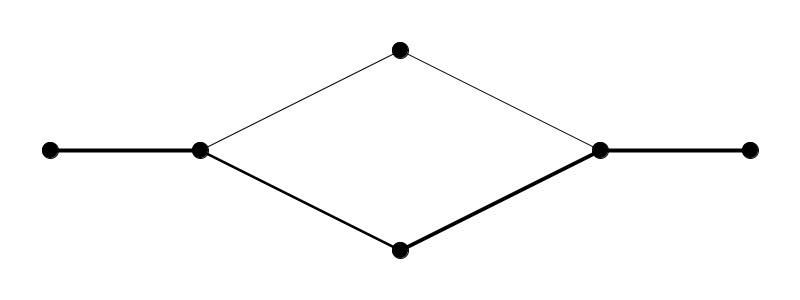
Frame 1 (no input)
Frame 60 (the mouse pressed at the canvas centre just before this capture): identical to frame 1, image omitted
Frame 120 (the mouse held since frame 60 and released just before this capture): identical to frame 1, image omitted

The Processing sketch that drew this single still picture (run headless with seeded random() and noise(); from frame 60 on, the mouse is pressed at the canvas centre):

// Processing sketch: neuronalNetworkDiagram
// ── neuronalNetworkDiagram.pde
Network network;

void setup()
{
    size(800, 300);
    network = new Network(width/2,height/2);
    
    Neuron a = new Neuron(-350, 0);
    Neuron b = new Neuron(-200, 0);
    Neuron c = new Neuron(0, 100);
    Neuron d = new Neuron(0, -100);
    Neuron e = new Neuron(200, 0);
    Neuron f = new Neuron(350, 0);
    
    network.connect(a, b,1);
    network.connect(b, c,random(1));
    network.connect(b, d,random(1));
    network.connect(c, e,random(1));
    network.connect(d, e,random(1));
    network.connect(e, f,1);
    
    network.addNeuron(a);
    network.addNeuron(b);
    network.addNeuron(c);
    network.addNeuron(d);
    network.addNeuron(e);
    network.addNeuron(f);
}

void draw()
{
    background(255);
    network.update();
    network.display();
  
    // Every 30 frames feed in an input
    if (frameCount % 30 == 0)
    {
        network.feedforward(random(1));
    }
}

// ── Connection.pde
class Connection
{
    Neuron from;
    Neuron to;
    float weight;
    // animation variables
    boolean sending = false;
    PVector sender;
    float output;
    
    Connection(Neuron from, Neuron to, float w)
    {
        this.weight = w;
        this.from = from;
        this.to = to;
    }
    
    void feedforward(float val)
    {
        sending = true;
        sender = from.location.get();
        output = val*weight;
    }
    
    void update()
    {
        if (sending)
        {
            sender.x = lerp(sender.x, to.location.x, 0.1);
            sender.y = lerp(sender.y, to.location.y, 0.1);
            
            float d = PVector.dist(sender, to.location);
            if ( d < 1)
            {
                to.feedforward(output);
                sending = false;
            }
        }
    }
    
    void display()
    {
        stroke(0);
        strokeWeight(weight*4);
        line(from.location.x, from.location.y, to.location.x, to.location.y);
    }
}

// ── Network.pde
class Network
{
    ArrayList<Neuron> neurons;
    ArrayList<Connection> connections;
    PVector location;
    
    Network(float x, float y)
    {
        this.location = new PVector(x, y);
        this.neurons = new ArrayList<Neuron>();
        this.connections = new ArrayList<Connection>();
    }
    
    void addNeuron(Neuron n)
    {
        neurons.add(n);
    }
    
    void connect(Neuron from, Neuron to, float weight)
    {
        Connection c = new Connection(from, to, weight);
        from.addConnection(c);
        connections.add(c);
    }
    
    void feedforward(float input)
    {
        Neuron start = neurons.get(0);
        start.feedforward(input);
    }
    
    void update()
    {
        for (Connection c : connections)
        {
            c.update();
        }
    }
    
    void display()
    {
        pushMatrix();
        translate(location.x, location.y);
        for (Neuron n : neurons)
        {
            n.display();
        }
        
        for (Connection c : connections)
        {
            c.display();
        }
        popMatrix();
    }
}

// ── Neuron.pde
class Neuron
{
    PVector location;
    ArrayList<Connection> connections;
    int sum = 0;
    
    Neuron(float x, float y)
    {
        location = new PVector(x, y);
        connections = new ArrayList<Connection>();
    }
    
    void addConnection(Connection c)
    {
        connections.add(c);
    }
    
    void feedforward(float input)
    {
        sum += input;
        if (sum > 1)
        {
            fire();
            sum = 0;
        }
    }
    
    void fire()
    {
        for (Connection c : connections)
        {
            c.feedforward(sum);
        }
    }
    
    void display()
    {
        stroke(0);
        strokeWeight(1);
        fill(0);
        ellipse(location.x, location.y, 16, 16);
       
    }
}
